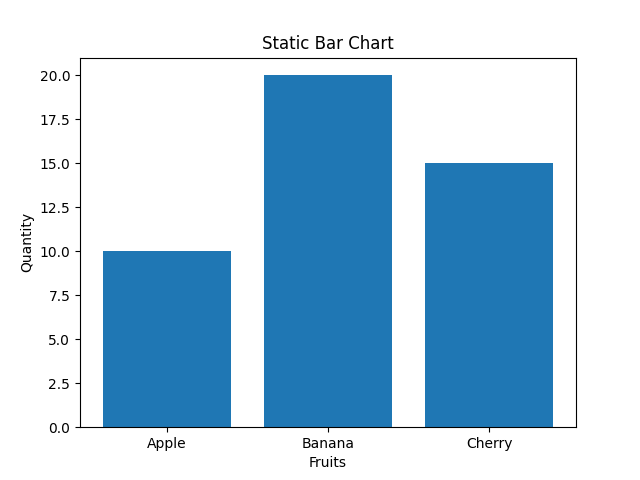

Write Python code to recreate this figure.
import matplotlib.pyplot as plt

x = ['Apple', 'Banana', 'Cherry']
y = [10, 20, 15]

plt.bar(x, y)
plt.title("Static Bar Chart")
plt.xlabel("Fruits")
plt.ylabel("Quantity")

import matplotlib.pyplot as plt
plt.savefig('/Users/aryan/Desktop/lang-vis-project/backend/tmp/66c7b5ee-34d2-4f20-8ea2-c25ee2de1d70.png')